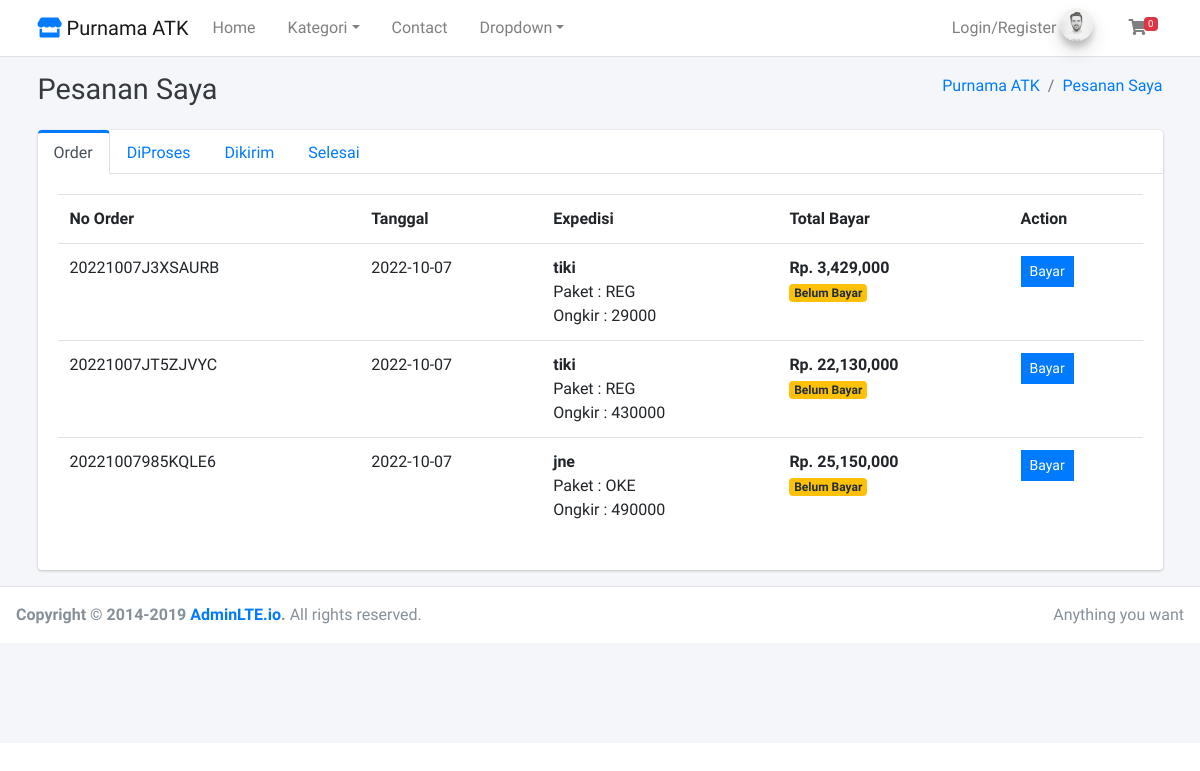
The app's page /index.php/pesanan_saya, older data.
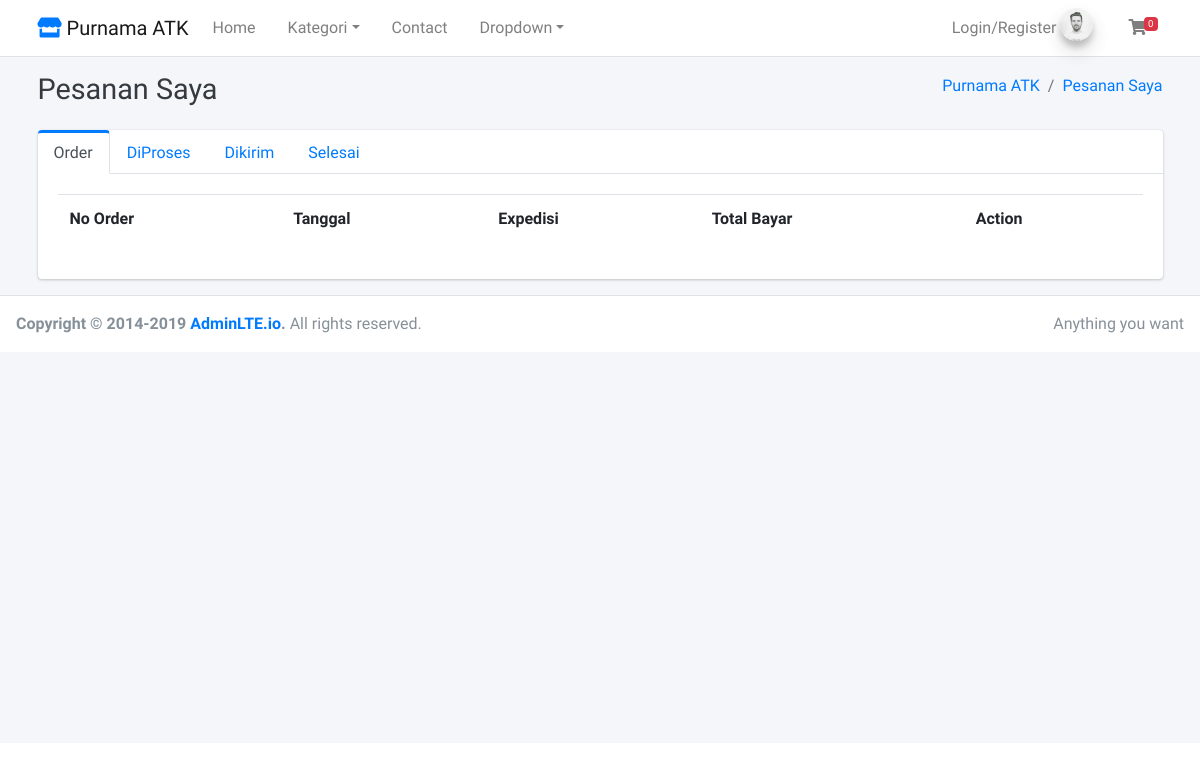
The same page, newer data.
### tables this page shows
CREATE TABLE `tbl_transaksi` (
  `id_transaksi` int(11) NOT NULL,
  `id_pelanggan` int(11) DEFAULT NULL,
  `no_order` varchar(25) NOT NULL,
  `tgl_order` date DEFAULT NULL,
  `nama_penerima` varchar(50) DEFAULT NULL,
  `no_telp` varchar(15) DEFAULT NULL,
  `provinsi` varchar(30) DEFAULT NULL,
  `kota` varchar(30) DEFAULT NULL,
  `alamat` text DEFAULT NULL,
  `kode_pos` varchar(8) DEFAULT NULL,
  `expedisi` varchar(255) DEFAULT NULL,
  `paket` varchar(255) DEFAULT NULL,
  `estimasi` varchar(255) DEFAULT NULL,
  `ongkir` int(11) DEFAULT NULL,
  `berat` int(11) DEFAULT NULL,
  `grand_total` int(11) DEFAULT NULL,
  `total_bayar` int(11) DEFAULT NULL,
  `status_bayar` int(1) DEFAULT NULL,
  `bukti_bayar` text DEFAULT NULL,
  `atas_nama` varchar(25) DEFAULT NULL,
  `nama_bank` varchar(25) DEFAULT NULL,
  `no_rek` varchar(25) DEFAULT NULL,
  `status_order` int(1) DEFAULT NULL,
  `no_resi` varchar(25) DEFAULT NULL
);

### application/views/layout/v_wrapper_frontend.php (called while the page is built)
<?php
require_once('v_head.php');
require_once('v_header_frontend.php');
require_once('v_nav_frontend.php');
require_once('v_content.php');
require_once('v_footer_frontend.php');
?>

### application/controllers/Pesanan_saya.php (called while the page is built, shortened)
<?php
class pesanan_saya extends CI_Controller
{
    public function __construct()
    {
        $this->load->model('m_transaksi');
    }
    public function index()
    {
        $data = array(
            'title' => 'Pesanan Saya',
            'belum_bayar' => $this->m_transaksi->belum_bayar(),
            'isi' => 'v_pesanan_saya'
        );
        $this->load->view('layout/v_wrapper_frontend', $data, FALSE);
    }
}

### index.php (called while the page is built, shortened)
<?php
require_once BASEPATH.'core/CodeIgniter.php';

### application/views/layout/v_content.php (called while the page is built)
<?php
if ($isi) {
    $this->load->view($isi);
}
?>

### application/models/M_transaksi.php (called while the page is built, shortened)
<?php
class M_transaksi extends CI_Model
{
    public function belum_bayar()
    {
        $this->db->select('*');
        $this->db->from('tbl_transaksi');
        $this->db->where('id_pelanggan', $this->session->userdata('id_pelanggan'));
        $this->db->order_by('id_transaksi', 'desc');
        return $this->db->get()->result();
    }
}

### application/views/layout/v_nav_frontend.php (the view, shortened to what the changed rows need)
<div class="content-wrapper">
    <div class="content-header">
        <div class="container">
            <div class="row mb-2">
                <div class="col-sm-6">
                    <h1 class="m-0 text-dark"><?= $title ?></h1>
                </div>
            </div>
        </div>
    </div>
    <div class="content">
        <div class="container">

### application/views/v_pesanan_saya.php (shortened to what the changed rows need)
<div class="row">
    <div class="col-sm-12">
        <div class="card card-primary card-outline card-outline-tabs">
            <div class="card-body">
                <div class="tab-content" id="custom-tabs-four-tabContent">
                    <div class="tab-pane fade show active" id="custom-tabs-four-home" role="tabpanel" aria-labelledby="custom-tabs-four-home-tab">
                        <table class="table">
                            <tr>
                                <th>No Order</th>
                                <th>Tanggal</th>
                                <th>Expedisi</th>
                                <th>Total Bayar</th>
                                <th>Action</th>
                            </tr>
                            <?php foreach ($belum_bayar as $key => $value) { ?>
                                <tr>
                                    <td><?= $value->no_order; ?></td>
                                    <td><?= $value->tgl_order; ?></td>
                                    <td>
                                        <b><?= $value->expedisi; ?></b><br>
                                        Paket : <?= $value->paket; ?><br>
                                        Ongkir : <?= $value->ongkir; ?>
                                    </td>
                                    <td>
                                        <b>Rp. <?= number_format($value->total_bayar, 0); ?></b><br>
                                        <?php if ($value->status_bayar == 0) { ?>
                                            <span class="badge badge-warning">Belum Bayar</span>
                                        <?php } else { ?>
                                            <span class="badge badge-success">Sudah Bayar</span><br>
                                            <span class="badge badge-primary">Menunggu Verifikasi</span>
                                        <?php } ?>
                                    </td>
                                    <td>
                                        <?php if ($value->status_bayar == 0) { ?>
                                            <a href="<?= base_url('pesanan_saya/bayar/' . $value->id_transaksi); ?>" class="btn btn-sm btn-flat btn-primary">Bayar</a>
                                        <?php } ?>
                                    </td>
                                </tr>
                            <?php } ?>
                        </table>
                    </div>
                </div>
            </div>
        </div>
    </div>
</div>

Row changes from the older to the newer data that the page shows:
no longer on this page (row edited): tbl_transaksi: no_order "20221007J3XSAURB", tgl_order "2022-10-07", expedisi "tiki", paket "REG", ongkir "29000", total_bayar "3,429,000", status_bayar "Belum Bayar"
removed tbl_transaksi: no_order "20221007JT5ZJVYC", tgl_order "2022-10-07", expedisi "tiki", paket "REG", ongkir "430000", total_bayar "22,130,000", status_bayar "Belum Bayar"
removed tbl_transaksi: no_order "20221007985KQLE6", tgl_order "2022-10-07", expedisi "jne", paket "OKE", ongkir "490000", total_bayar "25,150,000", status_bayar "Belum Bayar"
